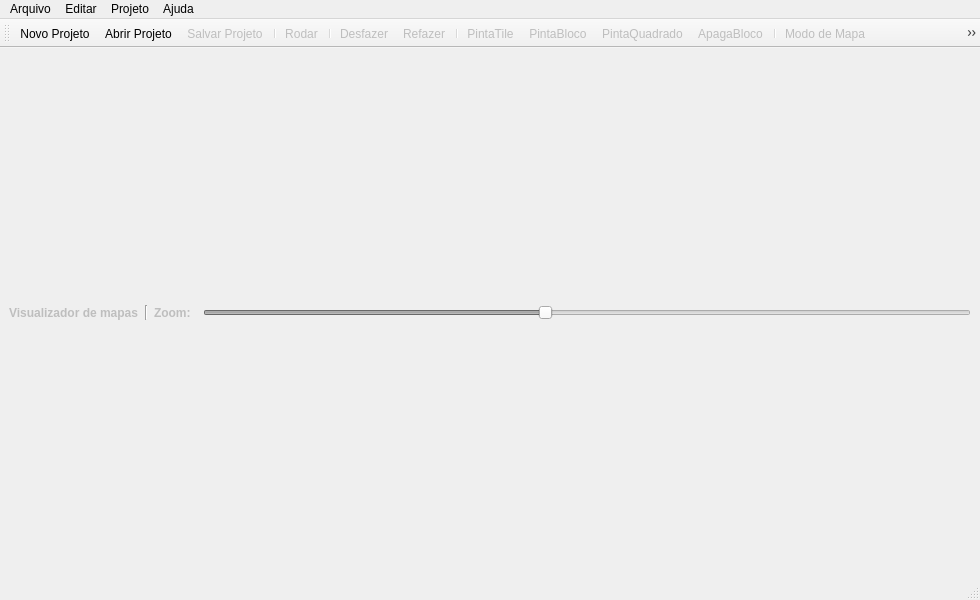
<?xml version="1.0" encoding="UTF-8"?>
<ui version="4.0">
 <class>MainWindow</class>
 <widget class="QMainWindow" name="MainWindow">
  <property name="geometry">
   <rect>
    <x>0</x>
    <y>0</y>
    <width>980</width>
    <height>600</height>
   </rect>
  </property>
  <property name="windowTitle">
   <string>MainWindow</string>
  </property>
  <property name="windowIcon">
   <iconset resource="../resources.qrc">
    <normaloff>:/icone/gameka_icon.png</normaloff>:/icone/gameka_icon.png</iconset>
  </property>
  <property name="unifiedTitleAndToolBarOnMac">
   <bool>true</bool>
  </property>
  <widget class="QWidget" name="centralwidget">
   <layout class="QGridLayout" name="gridLayout">
    <item row="0" column="0">
     <widget class="QLabel" name="label">
      <property name="enabled">
       <bool>false</bool>
      </property>
      <property name="font">
       <font>
        <weight>75</weight>
        <bold>true</bold>
       </font>
      </property>
      <property name="text">
       <string>Visualizador de mapas</string>
      </property>
     </widget>
    </item>
    <item row="0" column="1">
     <widget class="Line" name="line">
      <property name="orientation">
       <enum>Qt::Vertical</enum>
      </property>
     </widget>
    </item>
    <item row="0" column="2">
     <widget class="QLabel" name="label_3">
      <property name="enabled">
       <bool>false</bool>
      </property>
      <property name="font">
       <font>
        <weight>75</weight>
        <bold>true</bold>
       </font>
      </property>
      <property name="text">
       <string>Zoom:</string>
      </property>
     </widget>
    </item>
    <item row="0" column="4">
     <widget class="QSlider" name="horizontalSliderZoom">
      <property name="enabled">
       <bool>false</bool>
      </property>
      <property name="minimum">
       <number>1</number>
      </property>
      <property name="maximum">
       <number>10</number>
      </property>
      <property name="pageStep">
       <number>5</number>
      </property>
      <property name="value">
       <number>5</number>
      </property>
      <property name="orientation">
       <enum>Qt::Horizontal</enum>
      </property>
     </widget>
    </item>
    <item row="0" column="3">
     <widget class="MainWindowWidget" name="mainWindowWidget" native="true"/>
    </item>
   </layout>
  </widget>
  <widget class="QMenuBar" name="menubar">
   <property name="geometry">
    <rect>
     <x>0</x>
     <y>0</y>
     <width>980</width>
     <height>23</height>
    </rect>
   </property>
   <widget class="QMenu" name="menuArquivo">
    <property name="title">
     <string>Arquivo</string>
    </property>
    <addaction name="actionNovo_Projeto"/>
    <addaction name="actionAbrir_Projeto"/>
    <addaction name="actionSalvar_Projeto"/>
   </widget>
   <widget class="QMenu" name="menuEditar">
    <property name="title">
     <string>Editar</string>
    </property>
    <addaction name="actionDesfazer"/>
    <addaction name="actionRefazer"/>
   </widget>
   <widget class="QMenu" name="menuProjeto">
    <property name="title">
     <string>Projeto</string>
    </property>
    <addaction name="actionRodar"/>
    <addaction name="actionConfiguracoes"/>
   </widget>
   <widget class="QMenu" name="menuAjuda">
    <property name="title">
     <string>Ajuda</string>
    </property>
    <addaction name="actionAbout"/>
    <addaction name="actionSobre_Qt"/>
   </widget>
   <addaction name="menuArquivo"/>
   <addaction name="menuEditar"/>
   <addaction name="menuProjeto"/>
   <addaction name="menuAjuda"/>
  </widget>
  <widget class="QStatusBar" name="statusbar"/>
  <widget class="QToolBar" name="toolBar">
   <property name="enabled">
    <bool>true</bool>
   </property>
   <property name="windowTitle">
    <string>toolBar</string>
   </property>
   <attribute name="toolBarArea">
    <enum>TopToolBarArea</enum>
   </attribute>
   <attribute name="toolBarBreak">
    <bool>false</bool>
   </attribute>
   <addaction name="actionNovo_Projeto"/>
   <addaction name="actionAbrir_Projeto"/>
   <addaction name="actionSalvar_Projeto"/>
   <addaction name="separator"/>
   <addaction name="actionRodar"/>
   <addaction name="separator"/>
   <addaction name="actionDesfazer"/>
   <addaction name="actionRefazer"/>
   <addaction name="separator"/>
   <addaction name="actionPintaTile"/>
   <addaction name="actionPintaBloco"/>
   <addaction name="actionPintaQuadrado"/>
   <addaction name="actionApagaBloco"/>
   <addaction name="separator"/>
   <addaction name="actionMapMode"/>
   <addaction name="actionObjectMode"/>
   <addaction name="actionEventMode"/>
   <addaction name="separator"/>
   <addaction name="actionConfiguracoes"/>
   <addaction name="separator"/>
  </widget>
  <action name="actionNovo_Projeto">
   <property name="enabled">
    <bool>true</bool>
   </property>
   <property name="icon">
    <iconset resource="../resources.qrc">
     <normaloff>:/icones_interface/data/icons/document-new.png</normaloff>:/icones_interface/data/icons/document-new.png</iconset>
   </property>
   <property name="text">
    <string>Novo Projeto</string>
   </property>
   <property name="shortcut">
    <string>Ctrl+N</string>
   </property>
  </action>
  <action name="actionAbrir_Projeto">
   <property name="icon">
    <iconset resource="../resources.qrc">
     <normaloff>:/icones_interface/data/icons/document-open.png</normaloff>:/icones_interface/data/icons/document-open.png</iconset>
   </property>
   <property name="text">
    <string>Abrir Projeto</string>
   </property>
   <property name="shortcut">
    <string>Ctrl+A</string>
   </property>
  </action>
  <action name="actionSalvar_Projeto">
   <property name="enabled">
    <bool>false</bool>
   </property>
   <property name="icon">
    <iconset resource="../resources.qrc">
     <normaloff>:/icones_interface/data/icons/document-save.png</normaloff>:/icones_interface/data/icons/document-save.png</iconset>
   </property>
   <property name="text">
    <string>Salvar Projeto</string>
   </property>
   <property name="shortcut">
    <string>Ctrl+S</string>
   </property>
  </action>
  <action name="actionRodar">
   <property name="enabled">
    <bool>false</bool>
   </property>
   <property name="icon">
    <iconset resource="../resources.qrc">
     <normaloff>:/icones_interface/data/icons/media-playback-start.png</normaloff>:/icones_interface/data/icons/media-playback-start.png</iconset>
   </property>
   <property name="text">
    <string>Rodar</string>
   </property>
   <property name="shortcut">
    <string>Ctrl+F10</string>
   </property>
  </action>
  <action name="actionDesfazer">
   <property name="enabled">
    <bool>false</bool>
   </property>
   <property name="icon">
    <iconset resource="../resources.qrc">
     <normaloff>:/icones_interface/data/icons/edit-undo.png</normaloff>:/icones_interface/data/icons/edit-undo.png</iconset>
   </property>
   <property name="text">
    <string>Desfazer</string>
   </property>
   <property name="shortcut">
    <string>Ctrl+Z</string>
   </property>
  </action>
  <action name="actionRefazer">
   <property name="enabled">
    <bool>false</bool>
   </property>
   <property name="icon">
    <iconset resource="../resources.qrc">
     <normaloff>:/icones_interface/data/icons/edit-redo.png</normaloff>:/icones_interface/data/icons/edit-redo.png</iconset>
   </property>
   <property name="text">
    <string>Refazer</string>
   </property>
   <property name="shortcut">
    <string>Ctrl+Shift+Z</string>
   </property>
  </action>
  <action name="actionPintaTile">
   <property name="checkable">
    <bool>true</bool>
   </property>
   <property name="enabled">
    <bool>false</bool>
   </property>
   <property name="icon">
    <iconset resource="../resources.qrc">
     <normaloff>:/icones_interface/data/icons/Pencil.png</normaloff>:/icones_interface/data/icons/Pencil.png</iconset>
   </property>
   <property name="text">
    <string>PintaTile</string>
   </property>
  </action>
  <action name="actionPintaBloco">
   <property name="checkable">
    <bool>true</bool>
   </property>
   <property name="enabled">
    <bool>false</bool>
   </property>
   <property name="icon">
    <iconset resource="../resources.qrc">
     <normaloff>:/icones_interface/data/icons/paint-icons-by-simiographics/png/128/Bucket.png</normaloff>:/icones_interface/data/icons/paint-icons-by-simiographics/png/128/Bucket.png</iconset>
   </property>
   <property name="text">
    <string>PintaBloco</string>
   </property>
  </action>
  <action name="actionPintaQuadrado">
   <property name="checkable">
    <bool>true</bool>
   </property>
   <property name="enabled">
    <bool>false</bool>
   </property>
   <property name="icon">
    <iconset resource="../resources.qrc">
     <normaloff>:/icones_interface/data/icons/lapis_selecao_quadrada.png</normaloff>:/icones_interface/data/icons/lapis_selecao_quadrada.png</iconset>
   </property>
   <property name="text">
    <string>PintaQuadrado</string>
   </property>
  </action>
  <action name="actionPintaCirculo">
   <property name="checkable">
    <bool>true</bool>
   </property>
   <property name="enabled">
    <bool>false</bool>
   </property>
   <property name="icon">
    <iconset resource="../resources.qrc">
     <normaloff>:/icones_interface/data/icons/lapis_selecao_redonda.png</normaloff>:/icones_interface/data/icons/lapis_selecao_redonda.png</iconset>
   </property>
   <property name="text">
    <string>PintaCirculo</string>
   </property>
  </action>
  <action name="actionSelecionaQuadrado">
   <property name="checkable">
    <bool>true</bool>
   </property>
   <property name="enabled">
    <bool>false</bool>
   </property>
   <property name="icon">
    <iconset resource="../resources.qrc">
     <normaloff>:/icones_interface/data/icons/selecao_quadrada.png</normaloff>:/icones_interface/data/icons/selecao_quadrada.png</iconset>
   </property>
   <property name="text">
    <string>SelecionaQuadrado</string>
   </property>
  </action>
  <action name="actionSelecaoCirculo">
   <property name="checkable">
    <bool>true</bool>
   </property>
   <property name="enabled">
    <bool>false</bool>
   </property>
   <property name="icon">
    <iconset resource="../resources.qrc">
     <normaloff>:/icones_interface/data/icons/selecao_redonda.png</normaloff>:/icones_interface/data/icons/selecao_redonda.png</iconset>
   </property>
   <property name="text">
    <string>SelecaoCirculo</string>
   </property>
  </action>
  <action name="actionConfiguracoes">
   <property name="enabled">
    <bool>false</bool>
   </property>
   <property name="icon">
    <iconset resource="../resources.qrc">
     <normaloff>:/icones_interface/data/icons/Gear.png</normaloff>:/icones_interface/data/icons/Gear.png</iconset>
   </property>
   <property name="text">
    <string>Configurações</string>
   </property>
  </action>
  <action name="actionMapMode">
   <property name="checkable">
    <bool>true</bool>
   </property>
   <property name="enabled">
    <bool>false</bool>
   </property>
   <property name="icon">
    <iconset resource="../resources.qrc">
     <normaloff>:/icones_interface/data/icons/map_icon.png</normaloff>:/icones_interface/data/icons/map_icon.png</iconset>
   </property>
   <property name="text">
    <string>Modo de Mapa</string>
   </property>
  </action>
  <action name="actionObjectMode">
   <property name="checkable">
    <bool>true</bool>
   </property>
   <property name="enabled">
    <bool>false</bool>
   </property>
   <property name="icon">
    <iconset resource="../resources.qrc">
     <normaloff>:/icones_interface/data/icons/object_icon.png</normaloff>:/icones_interface/data/icons/object_icon.png</iconset>
   </property>
   <property name="text">
    <string>Modo de Objetos</string>
   </property>
  </action>
  <action name="actionEventMode">
   <property name="checkable">
    <bool>true</bool>
   </property>
   <property name="enabled">
    <bool>false</bool>
   </property>
   <property name="icon">
    <iconset resource="../resources.qrc">
     <normaloff>:/icones_interface/data/icons/event_icon.png</normaloff>:/icones_interface/data/icons/event_icon.png</iconset>
   </property>
   <property name="text">
    <string>Modo de Eventos</string>
   </property>
   <property name="toolTip">
    <string>Adicione áreas com eventos/teletransportes. </string>
   </property>
  </action>
  <action name="actionApagaBloco">
   <property name="checkable">
    <bool>true</bool>
   </property>
   <property name="enabled">
    <bool>false</bool>
   </property>
   <property name="icon">
    <iconset resource="../resources.qrc">
     <normaloff>:/icones_interface/data/icons/Trash.png</normaloff>:/icones_interface/data/icons/Trash.png</iconset>
   </property>
   <property name="text">
    <string>ApagaBloco</string>
   </property>
  </action>
  <action name="actionAbout">
   <property name="text">
    <string>Sobre o Gameka</string>
   </property>
  </action>
  <action name="actionQuestion_rio_01">
   <property name="text">
    <string>Questionário 1</string>
   </property>
   <property name="toolTip">
    <string>Questionário 1</string>
   </property>
  </action>
  <action name="actionQuestion_rio_02">
   <property name="text">
    <string>Questionário 2</string>
   </property>
   <property name="toolTip">
    <string>Questionário 2</string>
   </property>
  </action>
  <action name="actionQuestion_rio_03">
   <property name="text">
    <string>Questionário 3</string>
   </property>
  </action>
  <action name="actionQuestion_rio_4">
   <property name="text">
    <string>Questionário 4</string>
   </property>
  </action>
  <action name="actionPersonagens">
   <property name="text">
    <string>Personagens</string>
   </property>
  </action>
  <action name="actionPersonagens_e_monstros">
   <property name="text">
    <string>Personagens e monstros</string>
   </property>
  </action>
  <action name="actionSobre_Qt">
   <property name="text">
    <string>Sobre Qt</string>
   </property>
  </action>
 </widget>
 <customwidgets>
  <customwidget>
   <class>MainWindowWidget</class>
   <extends>QWidget</extends>
   <header>mainwindowwidget.h</header>
   <container>1</container>
  </customwidget>
 </customwidgets>
 <resources>
  <include location="../resources.qrc"/>
 </resources>
 <connections/>
</ui>
